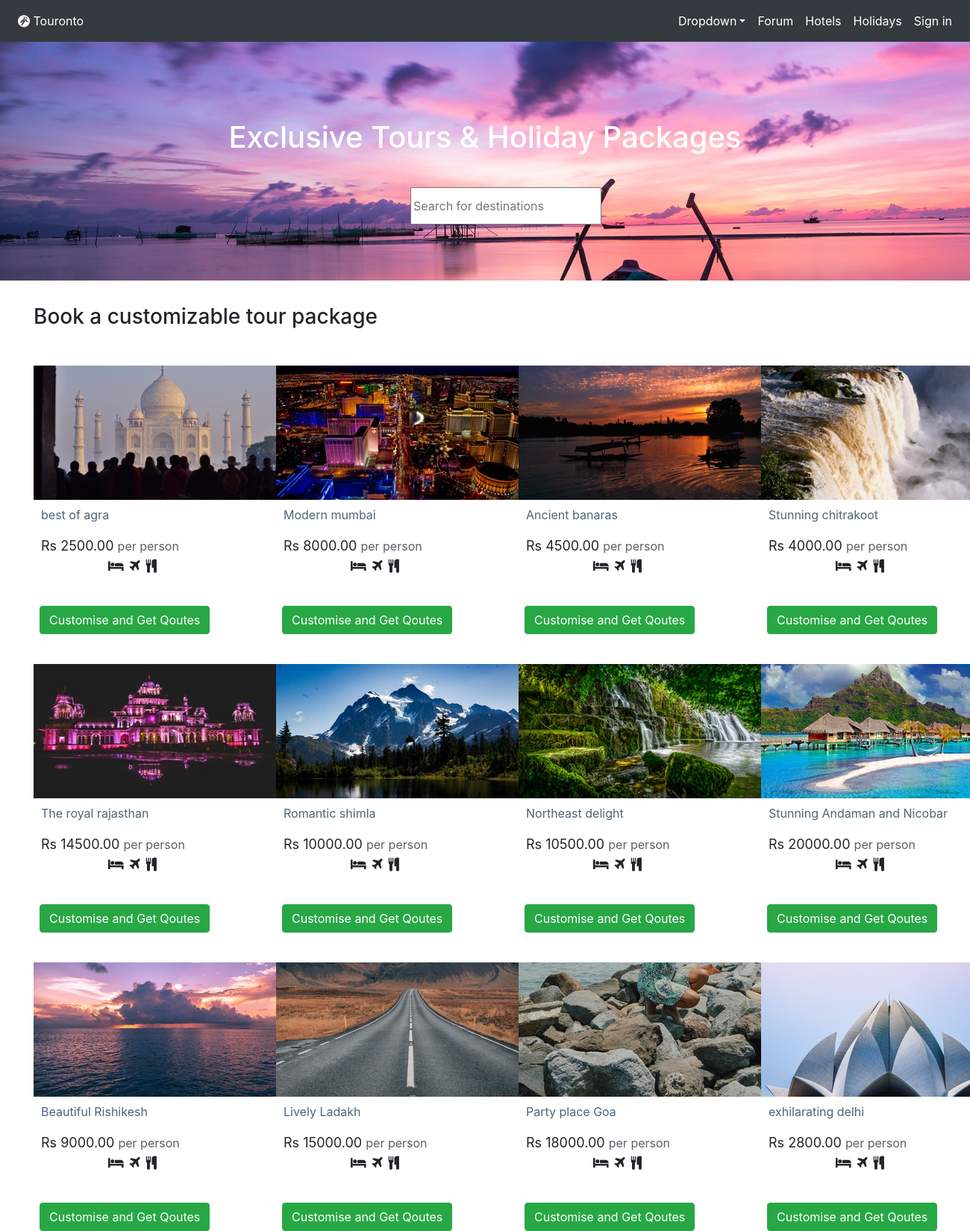
The page /test/places/ on the database its author committed.
### places/models.py (models this page shows, shortened)
class Place(models.Model):
    title=models.CharField(max_length=120)
    body=models.TextField()
    price=models.DecimalField(max_digits=10,decimal_places=2,default=29.99)
    image=models.FileField(upload_to='places/images/',null=True)
    image2=models.FileField(upload_to='places/images/',null=True)
    slug=models.SlugField(unique=True)
    time=models.DateTimeField(auto_now_add=True, auto_now=False)
    active=models.BooleanField(default=True)

### places/views.py (the view)
# urls.py: path('test/',include('places.urls')),
def test(request):
    temp=Place.objects.all()
    context={'place':temp}
    return render(request,'places/test.html',context)

### templates/places/test.html (shortened to what this page needs)
<!doctype html>
<html lang="en">
  <head>
    <link href="https://stackpath.bootstrapcdn.com/font-awesome/4.7.0/css/font-awesome.min.css" rel="stylesheet">
    <link rel="stylesheet" href="https://stackpath.bootstrapcdn.com/bootstrap/4.3.1/css/bootstrap.min.css">
  </head>
  <body>
     <nav class="navbar navbar-expand-md navbar-dark bg-dark">
    <div class="navbar-collapse collapse w-100 order-1 order-md-0 dual-collapse2">
        <ul class="navbar-nav mr-auto">
            <li class="nav-item active">
                <a class="nav-link koy" href="#"><i class="fa fa-grav" aria-hidden="true"></i>
 Touronto</a>
            </li>
        </ul>
    </div>
    <div class="navbar-collapse collapse w-100 order-3 dual-collapse2 goy">
        <ul class="navbar-nav ml-auto">
            <li class="nav-item  active dropdown">
      <a class="nav-link dropdown-toggle" data-toggle="dropdown" href="#" role="button" aria-haspopup="true" aria-expanded="false">Dropdown</a>
    </li>
            <li class="nav-item active">
                <a class="nav-link" href="#">Forum</a>
            </li>
            <li class="nav-item active">
                <a class="nav-link" href="#">Hotels</a>
            </li>
            <li class="nav-item active">
                <a class="nav-link" href="#">Holidays</a>
            </li>
            <li class="nav-item active">
                <a class="nav-link" href="#">Sign in</a>
            </li>
        </ul>
    </div>
</nav>
    <div class="jumbotron jumbotron-fluid num">
       <h1 class="net">Exclusive Tours & Holiday Packages</h1>
        <div class="mx-auto" style="width: 200px;">
         <input  class="search" type="text" placeholder="Search for destinations" >
</div>
        </div>
      <div class="container-fluid seap">
            <h3>Book a customizable tour package</h3>
          <div class="row">
              {% for i in place %}
            <div class='col-md-3'>
                <div class="place">
                    <a href=""><img src="/static/media/{{i.image}}"></a>
                    <p class="boy">{{i.title}}</p>
                    <p class="fan">Rs {{i.price}}   <span>per person</span><i class="fa fa-bed ban" aria-hidden="true"></i><i class="fa fa-plane goa" aria-hidden="true"></i><i class="fa fa-cutlery goa" aria-hidden="true"></i></p>
                    <br><button type="button" class="btn btn-success">Customise and Get Qoutes</button>
             </div>
            </div>
        {% endfor %}
              </div>
          </div>
  </body>
</html>

### templates/places/test.html (style rules this page uses)
.num { height: 320px; background-image: url(/static/nature3.jpg) }
.net { text-align: center; color: white; margin-top: 40px; }
.search { height: 50px; margin-top: 35px; }
.seap { margin-left: 30px; }
.place { margin-top: 40px; }
.boy { font-size: 16px; margin-left: 10px; color: rgb(76,100,120); margin-top: 8px; }
.fan { margin-left: 10px; font-size: 18px; }
span { color: rgb(100,90,102); font-size: 16px; }
.ban { margin-left: 90px; }
.goa { margin-left: 8px; }
button { margin-left: 8px; text-align: center; }
.koy { font-size: 16px; }
.goy { height: 30px; }

### rows shown on the page
Place: image (picture), title "best of agra", price "2500.00"
Place: image (picture), title "Modern mumbai", price "8000.00"
Place: image (picture), title "Ancient banaras", price "4500.00"
Place: image (picture), title "Stunning chitrakoot", price "4000.00"
Place: image (picture), title "The royal rajasthan", price "14500.00"
Place: image (picture), title "Romantic shimla", price "10000.00"
Place: image (picture), title "Northeast delight", price "10500.00"
Place: image (picture), title "Stunning Andaman and Nicobar", price "20000.00"
Place: image (picture), title "Beautiful Rishikesh", price "9000.00"
Place: image (picture), title "Lively Ladakh", price "15000.00"
Place: image (picture), title "Party place Goa", price "18000.00"
Place: image (picture), title "exhilarating delhi", price "2800.00"
